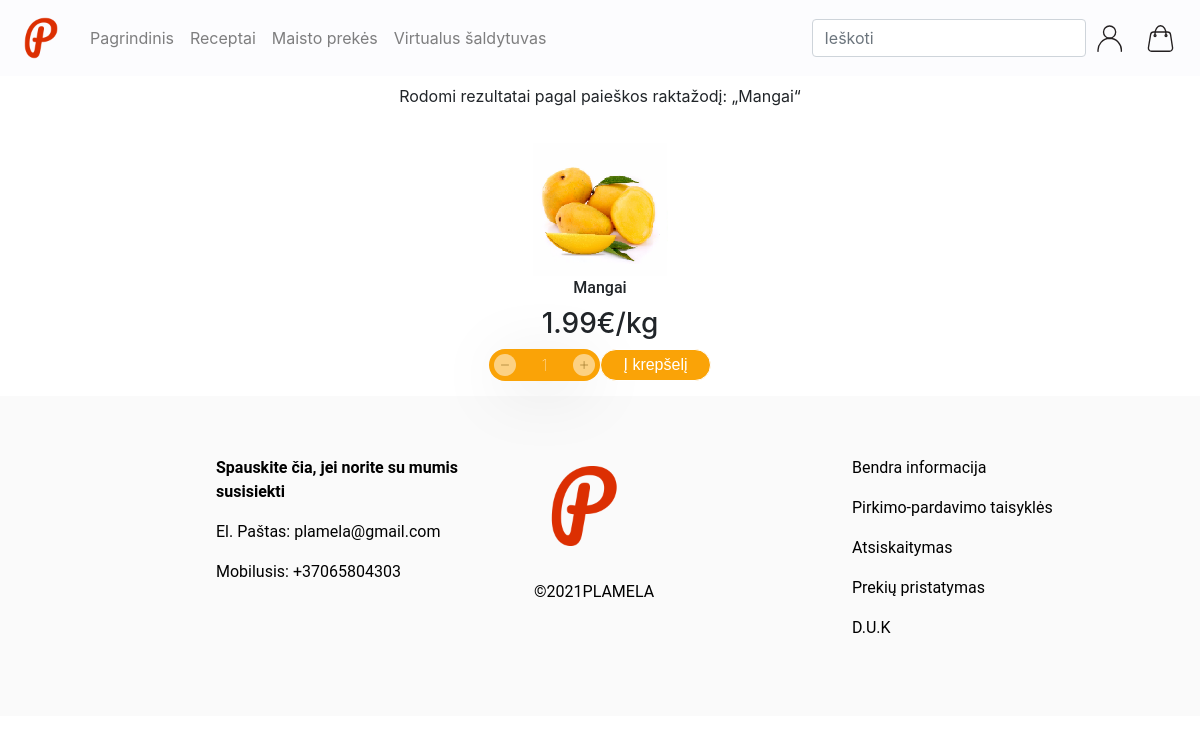
Page /parduotuve.php?raktazodis=Mangai on the committed database.
### tables this page shows
CREATE TABLE `products` (
  `pro_id` int(11) NOT NULL,
  `pro_name` varchar(32) NOT NULL,
  `pro_price` double NOT NULL,
  `pro_unitSize` varchar(32) NOT NULL,
  `pro_img` varchar(32) NOT NULL,
  `pro_category` text NOT NULL,
  `pro_supply` int(11) NOT NULL
);

### parduotuve.php (the view, shortened to what this page needs)
<!DOCTYPE html>
<html lang="lt">
<head>
</head>
<body>
    <div class="container-fluid">
        <?php
            if(isset($_GET['raktazodis'])) {
                echo "<div class='text-center mt-2'> Rodomi rezultatai pagal paieškos raktažodį: „" . $_GET['raktazodis'] . "“</div>";
            }
        ?>
        <div class="row product-grid">
            <?php
                include 'dbconnect.php';
                if(isset($_GET['raktazodis'])) {
                    $REZ = $dbconnect -> query("SELECT `pro_id`, `pro_name`, `pro_price`, `pro_unitSize`, `pro_img` FROM `products` WHERE `pro_name` LIKE '%".$_GET['raktazodis']."%';")
                    or die(mysql_error());
                }
                else {
                    $REZ = $dbconnect -> query("SELECT `pro_id`, `pro_name`, `pro_price`, `pro_unitSize`, `pro_img` FROM `products`")
                    or die(mysql_error());
                }
                $products = [];
                for ($i = 0;  $i < $REZ->num_rows; $i++) {
                    $products[$i] = $REZ -> fetch_assoc();
                }
                for ($i = 0;  $i < count($products); $i++) {
                    echo '<div class="col-lg-3 col-md-6 col-sm-6 col-xs-12 grid-item">';
                    echo '    <img src="img/prekes/' . $products[$i]['pro_img'] . '" alt="" />';
                    echo '    <h1 class="product-title">' . $products[$i]['pro_name'] . '</h1>';
                    echo '    <h3 class="product-price">' . $products[$i]['pro_price'] . '€/' . $products[$i]['pro_unitSize'] . '</h3>';
                    echo '    <div class="row mx-4">';
                    echo '        <div class="quantity col-6 noPad">';
                    echo '            <fieldset data-quantity></fieldset>';
                    echo '        </div>';
                    echo '        <button class="add-to-cart-button col-6 noPad" onclick="cart.addItem(this.parentNode, ' . $products[$i]['pro_id'] . ', \'' . $products[$i]['pro_name'] . '\', ' . $products[$i]['pro_price'] . ', \'' . $products[$i]['pro_unitSize'] . '\')">Į krepšelį</button>';
                    echo '    </div>';
                    echo '</div>';
                }
            ?>
        </div>
    </div>
</body>
</html>

### style2.css (style rules this page uses)
h1 { font-family: "Roboto", sans-serif; }
.product-grid { padding-top: 20px; display: grid; justify-content: center; }
.grid-item { text-align: center; padding: 15px; transition: all 0.25s ease; position: relative; }
.grid-item img { width: 50%; }
.grid-item h1 { font-size: 16px; margin-bottom: 10px; }
.grid-item h3 { margin-top: 10px; }
.add-to-cart-button { display: inline; background-color: #faa307; border-radius: 28px; border: 1px solid #ffffff; display: inline-block; cursor: pointer; color: white; font-family: Arial; font-size: 16px; padding: 5px 10px; text-decoration: none; }
.quantity { position: absolute; }
.noPad { padding: 0 !important; }
[data-quantity] { position: relative; width: 100%; max-width: 8rem; padding: 0; margin: 0; border: 0; }

### rows in the picture
products: pro_img (picture), pro_name "Mangai", pro_price "1.99", pro_unitSize "kg"

### other values in the picture
$_GET['raktazodis'] "Mangai"
